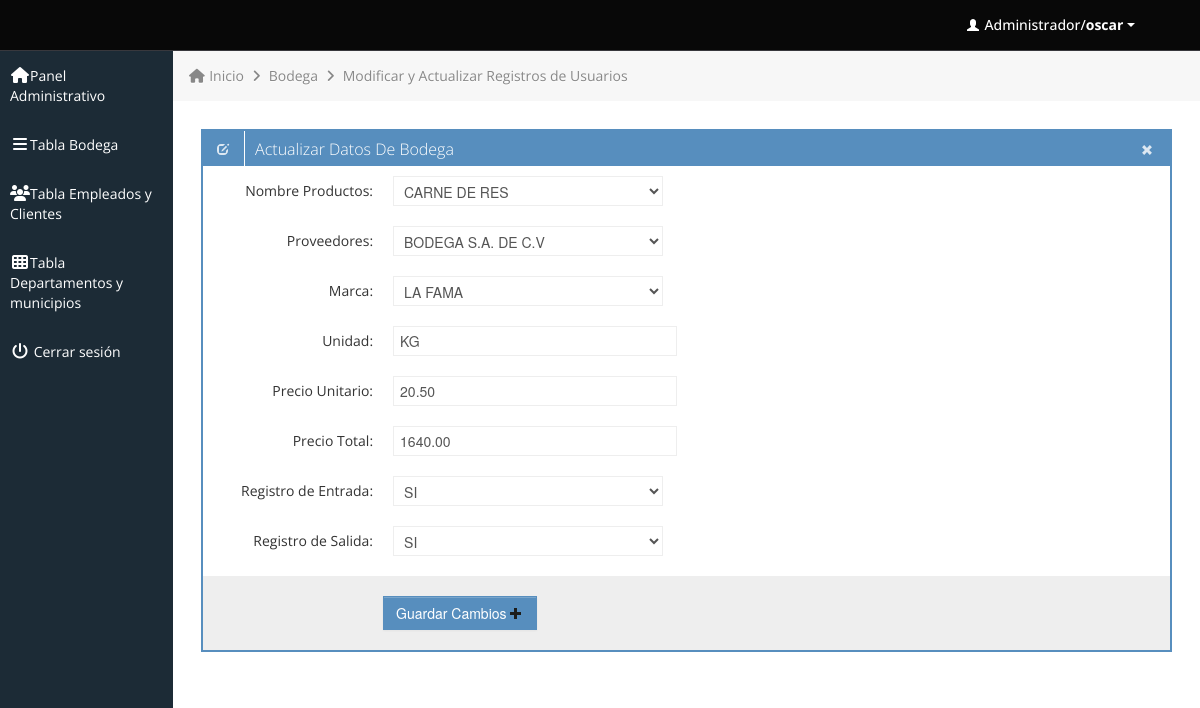
The page /edit_data.php?uID=1 (signed in) on the database its author committed.
### tables this page shows
CREATE TABLE `bodegas` (
  `codigoBodega` int(11) NOT NULL,
  `idProducto` int(11) NOT NULL,
  `codigoProveedor` int(20) NOT NULL,
  `codigoMarca` int(20) NOT NULL,
  `unidad` varchar(45) DEFAULT NULL,
  `cantidad` int(11) DEFAULT NULL,
  `precioUnitario` decimal(10,2) DEFAULT NULL,
  `precioTotal` decimal(10,2) DEFAULT NULL,
  `Entrada` varchar(15) DEFAULT NULL,
  `Salida` varchar(15) DEFAULT NULL
);

CREATE TABLE `productos` (
  `idProducto` int(11) NOT NULL,
  `nombreProducto` varchar(30) NOT NULL,
  `descripcion` varchar(20) DEFAULT NULL,
  `codigoProveedor` int(11) DEFAULT NULL
);

CREATE TABLE `proveedores` (
  `codigoProveedor` int(11) NOT NULL,
  `nombre` varchar(30) DEFAULT NULL,
  `razonSocial` varchar(30) DEFAULT NULL,
  `direccion` varchar(50) DEFAULT NULL,
  `telefono` varchar(20) DEFAULT NULL,
  `email` varchar(50) DEFAULT NULL,
  `rfc` varchar(50) DEFAULT NULL,
  `codigoMarca` int(11) DEFAULT NULL
);

CREATE TABLE `marcas` (
  `codigoMarca` int(11) NOT NULL,
  `marca` varchar(20) DEFAULT NULL,
  `descripcion` varchar(20) DEFAULT NULL
);

### edit_data.php (the view, shortened to what this page needs)
<?php
$userID = $_GET['uID'];
	$sql ="SELECT * from bodegas where codigoBodega = $userID";
	$result = mysql_query($sql);
	$rowID1 = mysql_fetch_array($result);
	$num = mysql_num_rows($result);
	$i = 0;
	while ($i < $num)
	{
		$unidad = mysql_result($result,$i,"unidad");
		$pUnitario = mysql_result($result,$i,"precioUnitario");
		$precioT = mysql_result($result,$i,"precioTotal");
		$i++;
	}
?>
			<div class="row-fluid sortable">
				<div class="box span12">
					<div class="box-header" data-original-title>
						<h2><i class="halflings-icon white edit"></i><span class="break"></span>Actualizar Datos De Bodega</h2>
						<div class="box-icon">
							<a href="users.php" class="btn-close"><i class="halflings-icon white remove"></i></a>
						</div>
					</div>
					<div class="box-content">
						<form class="form-horizontal" method="post" action="update_data.php">
							<fieldset>
							  <div class="control-group">
								<label class="control-label" for="focusedInput">Nombre Productos:</label>
								<div class="controls">
								 <select class="input-xlarge focused" name="txtproductos" >
								 <?php
                $sql="select * from productos";
                $rec=mysql_query($sql);
                while($row=mysql_fetch_array($rec))
                {
                   ?>
                   <option <?php echo ($rowID1['idProducto']==$row["idProducto"] ?  "selected" : "") ?> value="<?php echo $row["idProducto"] ?>" > <?php echo $row["nombreProducto"] ?></option>
                   <?php
                }
                ?>
                </select>
								</div>
							  </div>
							  <div class="control-group">
								<label class="control-label" for="focusedInput">Proveedores:</label>
								<div class="controls">
								 <select class="input-xlarge focused" name="txtproveedores" >
								 <?php
                $sql="select * from proveedores";
                $rec=mysql_query($sql);
                while($row=mysql_fetch_array($rec))
                {
                   ?>
                   <option <?php echo ($rowID1['codigoProveedor']==$row["codigoProveedor"] ?  "selected" : "") ?> value="<?php echo $row["codigoProveedor"] ?>" > <?php echo $row["razonSocial"] ?></option>
                   <?php
                }
                ?>
                </select>
								</div>
							  </div>
							  <div class="control-group">
								<label class="control-label" for="focusedInput">Marca:</label>
								<div class="controls">
								  <select class="input-xlarge focused" name="txtmarca" >
								 <?php
                $sql="select * from marcas";
                $rec=mysql_query($sql);
                while($row=mysql_fetch_array($rec))
                {
                   ?>
                   <option <?php echo ($rowID1['codigoMarca']==$row["codigoMarca"] ?  "selected" : "") ?> value="<?php echo $row["codigoMarca"] ?>" > <?php echo $row["marca"] ?></option>
                   <?php
                }
                ?>
                </select>
								</div>
							  </div>
							  <div class="control-group">
								<label class="control-label" for="focusedInput">Unidad:</label>
								<div class="controls">
								  <input class="input-xlarge focused" name="txtunidad" id="focusedInput" type="text" placeholder="Unidad"
								  value="<?php echo $unidad; ?>">
								</div>
							  </div>
							  <div class="control-group">
								<label class="control-label" for="focusedInput">Precio Unitario:</label>
								<div class="controls">
								  <input class="input-xlarge focused" name="txtprecioU" id="focusedInput" type="text" placeholder="Precio Unitario"
								  value="<?php echo $pUnitario; ?>">
								</div>
							  </div>
							  <div class="control-group">
								<label class="control-label" for="focusedInput">Precio Total:</label>
								<div class="controls">
								  <input class="input-xlarge focused" name="txtprecioT" id="focusedInput" type="text" placeholder="Precio Total"
								  value="<?php echo $precioT; ?>">
								</div>
							  </div>
							  <div class="control-group">
								<label class="control-label" for="focusedInput">Registro de Entrada:</label>
								<div class="controls">
								  <select class="input-xlarge focused" name="txtfechaE" >
								  	<option value="SI">SI</option>
                </select>
								</div>
							  </div>
							  <div class="control-group">
								<label class="control-label" for="focusedInput">Registro de Salida:</label>
								<div class="controls">
								  <select class="input-xlarge focused" name="txtfechaS" >
								  	<option value="SI">SI</option>
                </select>
								</div>
							  </div>
							  <div class="form-actions">
								<button type="submit" onclick="return confirmUpdate()" class="btn btn-primary">Guardar Cambios <i class="halflings-icon plus"></i></a></button>
							  </div>
							</fieldset>
						</form>
					</div>
				</div>
			</div>

### css/style.css (style rules this page uses)
body { background: #F5F5F5; color: #333; border: none; font-family: 'Open Sans', sans-serif; font-weight: 400; }
a { color: #646464; }
h2 { font-size: 16px; line-height: 16px; }
.box { border: 2px solid #578EBE; background: #fff !important; margin-bottom: 28px; }
.box-header { height: 16px; font-size: 16px; line-height: 16px; padding: 10px; background: #578EBE; -webkit-box-shadow: none; -moz-box-shadow: none; box-shadow: none; overflow: hidden; }
.box-header h2 { float:left; margin-top: 0px; font-weight: 300; }
.box-header .box-icon, .box-header h2 { color:#fff; }
.box-header h2 i { margin: 0px 3px 0px 4px; opacity: .8; filter: alpha(opacity=80); -ms-filter:"progid:DXImageTransform.Microsoft.Alpha(Opacity=80)"; }
.box-header .box-icon { float:right; margin-top: 1px; }
.box-header .box-icon i { -webkit-transition: all 0.1s ease-in-out; -moz-transition: all 0.1s ease-in-out; -o-transition: all 0.1s ease-in-out; -ms-transition: all 0.1s ease-in-out; transition: all 0.1s ease-in-out; opacity: .8; filter: alpha(opacity=80); -ms-filter:"progid:DXImageTransform.Microsoft.Alpha(Opacity=80)"; }
.box-header .box-icon a { margin: 0px 5px; }
.box-content { position: relative; z-index: 50; margin-top: -1px; padding: 10px; background: #fff !important; }
.form-actions { padding: 19px 20px 20px; margin: 20px -10px -30px -10px; background-color: #eee; border-top: 1px solid #eee; *zoom: 1; }
.form-actions:before, .form-actions:after { display: table; line-height: 0; content: ""; }
.form-actions:after { clear: both; }
.btn { display: inline-block; padding: 6px 12px; margin-bottom: 0; font-size: 14px; font-weight: 500; line-height: 20px; text-align: center; white-space: nowrap; vertical-align: middle; cursor: pointer; border: 1px solid #a7a9aa; -webkit-border-radius: 0px !important; border-radius: 0px !important; }
.btn i { margin-top: 2px; }
.btn { color: #ffffff; background-color: #a7a9aa; border-color: #a7a9aa; background-image: none; filter: none; text-shadow: none; }
.btn-primary { background-color: #578EBE; border-color: #578EBE; }

### css/halflings.css (style rules this page uses)
html, html .halflings { -webkit-font-smoothing: antialiased !important; }
.halflings-icon { display: inline-block; width: 14px; height: 14px; line-height: 14px; vertical-align: text-top; background-image: url(../img/glyphicons_halflings.svg); background-position: 0 0; background-repeat: no-repeat; vertical-align: top; *display: inline; *zoom: 1; *margin-right: .3em; }
.halflings-icon.white { background-image: url(../img/glyphicons_halflings-white.svg); }
.halflings-icon.remove { background-position: -312px 0; }
.halflings-icon.edit { background-position: -96px -72px; }
.halflings-icon.plus { background-position: -408px -96px; }

### rows shown on the page
bodegas: txtproductos "CARNE DE RES", txtproveedores "BODEGA S.A. DE C.V", txtmarca "LA FAMA", txtunidad "KG", txtprecioU "20.50", txtprecioT "1640.00"

### other values the page prints
$_SESSION['user'] "oscar"
